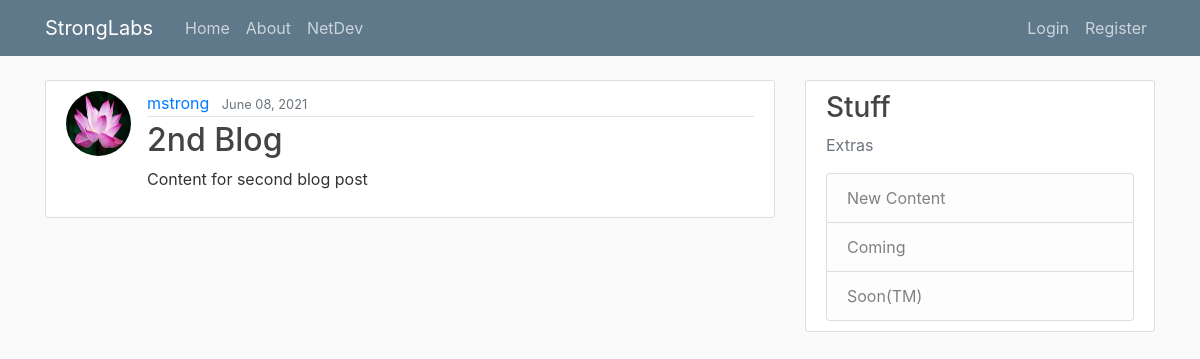
The app's page /post/2/ with its own data.
### blog/models.py (models this page shows, shortened)
class Post(models.Model):
    title = models.CharField(max_length=100)
    content = models.TextField()
    date_posted = models.DateTimeField(default=timezone.now)
    author = models.ForeignKey(User, on_delete=models.CASCADE)

### users/models.py (models this page shows, shortened)
class Profile(models.Model):
    user = models.OneToOneField(User, on_delete=models.CASCADE)
    image = models.ImageField(default='default.jpg', upload_to='profile_pics')

### blog/views.py (the view)
# urls.py: path('post/<int:pk>/', PostDetailView.as_view(), name='post-detail'),
class PostDetailView(DetailView):
    model = Post

### blog/templates/blog/post_detail.html (shortened to what this page needs)
{% extends "blog/base.html" %}
{% block content %}
  <article class="media content-section">
    <img class="rounded-circle article-img" src="{{ object.author.profile.image.url }}">
    <div class="media-body">
      <div class="article-metadata">
        <a class="mr-2" href="{% url 'user-posts' object.author.username %}">{{ object.author }}</a>
        <small class="text-muted">{{ object.date_posted|date:"F d, Y"}}</small>
      </div>
      <h2 class="article-title">{{ object.title }}</h2>
      <p class="article-content">{{ object.content }}</p>
    </div>
  </article>
{% endblock content %}

### blog/static/blog/main.css (style rules this page uses)
body { background: #fafafa; color: #333333; margin-top: 5rem; }
h1, h2, h3, h4, h5, h6 { color: #444444; }
.content-section { background: #ffffff; padding: 10px 20px; border: 1px solid #dddddd; border-radius: 3px; margin-bottom: 20px; }
.article-title { color: #444444; }
.article-content { white-space: pre-line; }
.article-img { height: 65px; width: 65px; margin-right: 16px; }
.article-metadata { padding-bottom: 1px; margin-bottom: 4px; border-bottom: 1px solid #e3e3e3 }

### records on screen
Post: author.profile.image (picture), author "mstrong", date_posted "June 08, 2021", title "2nd Blog", content "Content for second blog post"
